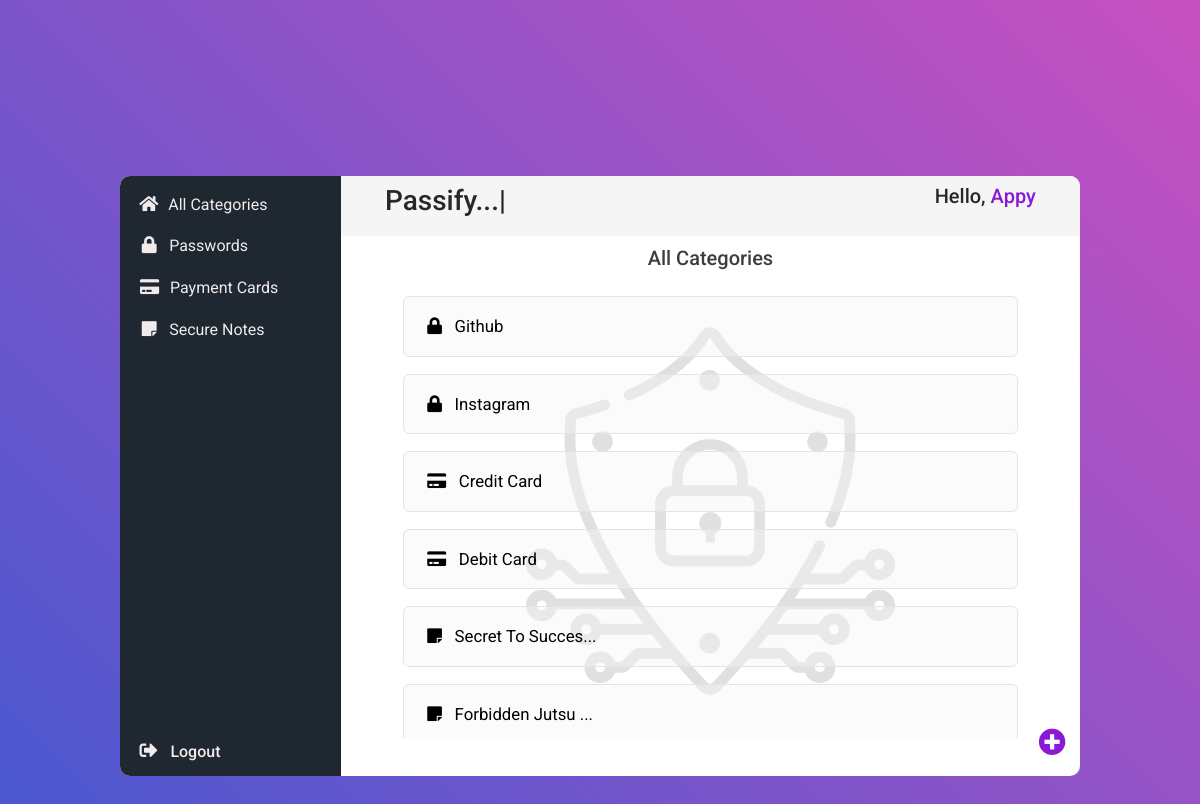
Before: / (signed in) with the older database file.
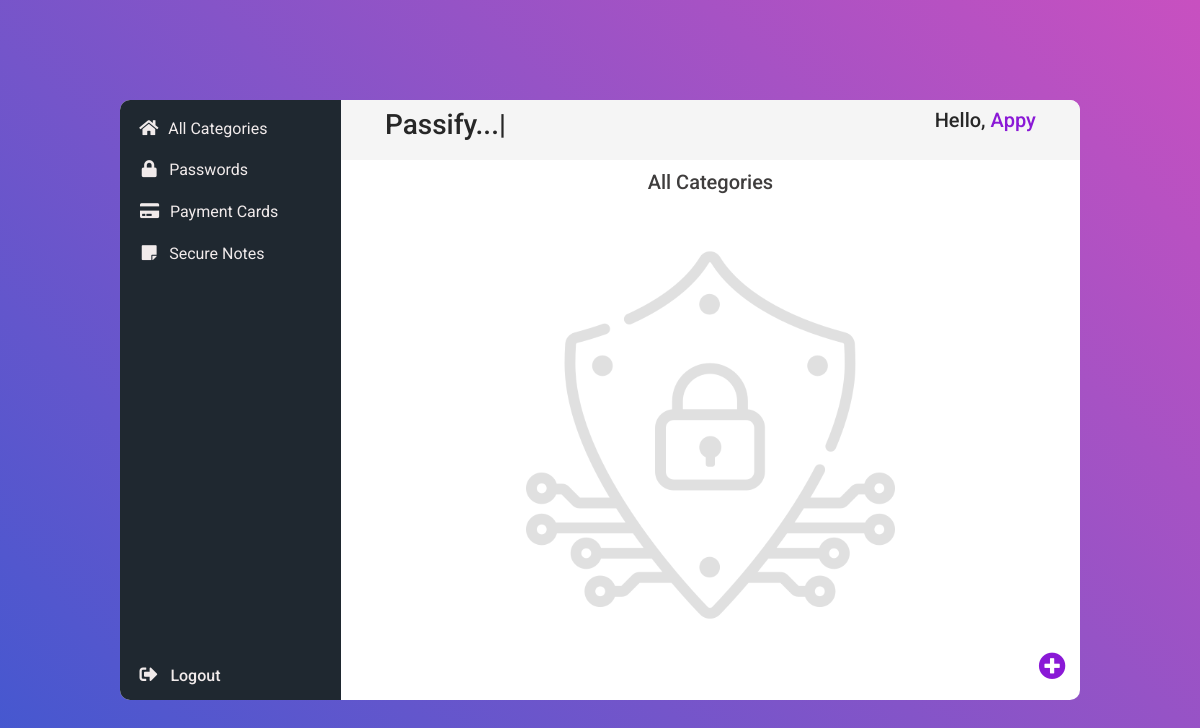
After: the same page with the newer database file.
### task/models.py (models this page shows)
class MyUser(models.Model):
    user = models.ForeignKey(User, on_delete=models.CASCADE, related_name="loginpass", default=None, null=True)
    name = models.CharField(max_length=120)
    updated = models.DateField(auto_now=True)

class LoginPass(MyUser):
    username = models.CharField(max_length=120)
    password = models.BinaryField(null=True)

class MyUser(models.Model):
    user = models.ForeignKey(User, on_delete=models.CASCADE, related_name="loginpass", default=None, null=True)
    name = models.CharField(max_length=120)
    updated = models.DateField(auto_now=True)

class CreditPass(MyUser):
    card_choices = (
        ('Rupay', 'Rupay'),
        ('Visa', 'Visa'),
        ('Mastercard', 'Mastercard'),
        ('American Express', 'American Express'),
        ('Maestro', 'Maestro'),
        ('UnionPay', 'UnionPay'),
        ('Other', 'Other')
    )
    month_choices = (
        ('01 - January','01 - January'),
        ('02 - February','02 - February'),
        ('03 - March','03 - March'),
        ('04 - April','04 - April'),
        ('05 - May','05 - May'),
        ('06 - June','06 - June'),
        ('07 - July','07 - July'),
        ('08 - August','08 - August'),
        ('09 - September','09 - September'),
        ('10 - October','10 - October'),
        ('11 - November','11 - November'),
        ('12 - December','12 - December'),
    )
    number = models.BinaryField(null=True)
    brand = models.CharField(max_length=120, null=True, choices=card_choices)
    expirationmonth = models.CharField(max_length=120, null=True, choices=month_choices)
    expirationyear = models.PositiveIntegerField(null=True,validators=myvalidators)
    pin = models.BinaryField(null=True)
    cvv = models.BinaryField(null=True)

class NotesPass(MyUser):
    notes = models.BinaryField(null=True)
    noteskey = models.BinaryField(null=True)

### task/views.py (the view)
# urls.py: path('', allobjects_view, name="home"),
@login_required(login_url='login')
def allobjects_view(request):
    myuser = request.user
    obj0 = LoginPass.objects.filter(user = myuser)
    obj1 = CreditPass.objects.filter(user = myuser)
    obj2 = NotesPass.objects.filter(user = myuser)
    for i in obj0:
        if(len(i.name)>15):
            i.name=i.name[0:14]
            i.name+="..."
    for i in obj1:
        if(len(i.name)>16):
            i.name=i.name[0:16]
            i.name+="..."
    for i in obj2:
        if(len(i.name)>16):
            i.name=i.name[0:16]
            i.name+="..."
    context={
        'loginpass': obj0,
        'creditpass': obj1,
        'notespass': obj2,
    }
    return render(request, 'index.html', context)

### templates/index.html (shortened to what this page needs)
<!DOCTYPE html>
<html lang="en">
{% load static %}
<head>
    <link href="https://cdn.jsdelivr.net/npm/bootstrap@5.1.0/dist/css/bootstrap.min.css" rel="stylesheet"
>
    <link rel="stylesheet" type="text/css" href="{% static 'login/fonts/css/all.css' %}">
    <link rel="stylesheet" type="text/css"
        href="{% static 'login/fonts/font-awesome-4.7.0/css/font-awesome.min.css' %}">
    <link rel="stylesheet" type="text/css" href="{% static 'login/vendor/animate/animate.css' %}">
    <link rel="stylesheet" type="text/css" href="{% static 'login/vendor/css-hamburgers/hamburgers.min.css' %}">
    <link rel="stylesheet" type="text/css" href="{% static 'login/vendor/select2/select2.min.css' %}">
    <link rel="stylesheet" type="text/css" href="{% static 'login/css/util.css' %}">
    <link rel="stylesheet" type="text/css" href="{% static 'mycss/base.css' %}">
    <link rel="stylesheet" type="text/css" href="{% static 'login/css/main.css' %}">
</head>
<body>
    <div class="limiter">
        <div class="container-login100">
            <div class="wrap-login100" style="padding: 0em; justify-content: space-between">
                <div class="categories">
                    <div class="categorieslist">
                        <ul>
                            <li onclick="allcategory()"> <i class="fas fa-home" style="padding: 0.35em"></i>
                                <span class="notshowlist">All
                                    Categories
                                </span>
                            </li>
                            <li onclick="passcategory()"><i class="fas fa-lock"></i>
                                <span class="notshowlist">
                                    Passwords
                                </span>
                            </li>
                            <li onclick="cardcategory()"> <i class="fas fa-credit-card" style="padding: 0.4em"></i>
                                <span class="notshowlist">Payment cards</span>
                            </li>
                            <li onclick="notescategory()"><i class="fas fa-sticky-note"></i>
                                <span class="notshowlist">secure notes</span>
                            </li>
                        </ul>
                    </div>
                    <div class="logout">
                        <a href="{% url 'logout' %}">
                            <h6><i class="fas fa-sign-out-alt" style="font-size: 18px;"></i>
                                <span class="notshowlist">logout</span>
                            </h6>
                        </a>
                    </div>
                </div>
                <div class="passes">
                    <div class='title-name-wrapper'>
                        <div class="title-name">
                            <h3>Passify...<span id="blink">|</span></h3>
                            <h5>Hello, <span style="color: #8a19d6;">{{ request.user }}</span></h5>
                        </div>
                    </div>
                    <div class="pass-cards-notes">
                        <div class="pic-wrapper">
                            <div class="pic">
                                <img src="{% static 'login/images/cyber.png' %}" alt="">
                            </div>
                        </div>
                        <h5 id="changedcategory" style="color: rgb(63, 61, 61); margin: 0.5em">All Categories</h5>
                        <div class="passlistwrapper">
                            <div id="passshow">
                                {% for i in loginpass %}
                                <a href="{% url 'updatelogin' i.id %}">
                                    <div class="passlist">
                                        <i class="fas fa-lock"></i> <div>{{ i.name }}</div>
                                    </div>
                                </a>
                                {% endfor %}
                            </div>
                            <div id="creditshow">
                                {% for i in creditpass %}
                                <a href="{% url 'updatecredit' i.id %}">
                                    <div class="passlist">
                                        <i class="fas fa-credit-card"></i>
                                        <div>{{ i.name }}</div>
                                    </div>
                                </a>
                                {% endfor %}
                            </div>
                            <div id="notesshow">
                                {% for i in notespass %}
                                <a href="{% url 'updatenotes' i.id %}">
                                    <div class="passlist" id="notesshow">
                                        <i class="fas fa-sticky-note"></i> <div>{{ i.name }}</div>
                                    </div>
                                </a>
                                {% endfor %}
                            </div>
                        </div>
                        <div class="createnew">
                            <ul>
                                <li onclick="showcreatenew()" style="cursor: pointer;"><i id="plus"
                                        class="fas fa-plus-circle" style=" color:#8a19d6"></i></li>
                            </ul>
                        </div>
                    </div>
                </div>
            </div>
        </div>
    </div>
</body>
</html>

### static/mycss/base.css (style rules this page uses)
body, html { margin: 0; width: 100%; height: 100%; }
.categories { height: 100%; width: 23%; background-color: #1f2830; color: rgb(241, 235, 235); text-transform: capitalize; display: flex; flex-direction: column; justify-content: space-between; position: relative; }
.categorieslist { margin-top: 0.5em; }
.categories i { padding: 0.5em; font-size: 17px; margin-left: 0.5em; }
.categorieslist ul { display: flex; flex-direction: column; justify-content: space-around; height: 100%; padding: 0em; text-transform: capitalize; }
.categorieslist li { padding: 0.3em; transition-property: all; transition-duration: 0.5s; cursor: pointer; }
.logout { margin-bottom: 0.5em; }
.logout a { margin-left: 0.1em; display: inline-block; color: rgb(241, 235, 235); text-decoration: none; }
.passes { height: 100%; width: 77%; position: relative; overflow: hidden; }
.pass-cards-notes { height: 90%; }
.pic-wrapper { display: flex; align-items: center; justify-content: center; position: absolute; width: 100%; height: 530px; min-height: 530px; }
.pic { width: 50%; margin: 0 auto; }
.pic img { width: 100%; opacity: 12%; }
.passlistwrapper { padding: 1em; height: 85%; overflow-y: scroll; position: relative; scrollbar-width: thin; }
.createnew { position: absolute; bottom: 0; right: 0; margin-right: 0.6em; color: gray; padding: 0.3em; margin-bottom: 0.5em; }
.createnew ul { padding: 0; margin: 0; display: flex; flex-direction: column; align-items: center; }
.createnew i { font-size: 1.7rem; margin: 0.3em 0; }
.title-name-wrapper { height: 10%; background-color: whitesmoke; text-transform: capitalize; padding: 0.5em; }
.title-name { display: flex; justify-content: space-between; margin: 0 auto; width: 90%; color: rgb(39, 39, 39); }
h5 { text-align: center; }
#blink { animation-name: myblink; animation-duration: 0.55s; animation-timing-function: ease-in-out; animation-iteration-count: infinite; animation-direction: alternate; }

### static/login/css/main.css (style rules this page uses)
* { margin: 0px; padding: 0px; box-sizing: border-box; }
body, html { height: 100%; font-family: 'Poppins', sans-serif; }
a { font-size: 14px; line-height: 1.7; color: #666666; margin: 0px; transition: all 0.4s; -webkit-transition: all 0.4s; -o-transition: all 0.4s; -moz-transition: all 0.4s; }
h1,h2,h3,h4,h5,h6 { margin: 0px; }
ul, li { margin: 0px; list-style-type: none; }
.limiter { width: 100%; margin: 0 auto; }
.container-login100 { width: 100%; min-height: 100vh; display: -webkit-box; display: -webkit-flex; display: -moz-box; display: -ms-flexbox; display: flex; flex-wrap: wrap; justify-content: center; align-items: center; padding: 15px; background: #9053c7; background: -webkit-linear-gradient(-135deg, #c850c0, #4158d0); background: -o-linear-gradient(-135deg, #c850c0, #4158d0); background: -moz-linear-gradient(-135deg, #c850c0, #4158d0); background: linear-gradient(-135deg, #c850c0, #4158d0); }
.wrap-login100 { width: 960px; background: #fff; border-radius: 10px; overflow: hidden; display: -webkit-box; display: -webkit-flex; display: -moz-box; display: -ms-flexbox; display: flex; flex-wrap: wrap; justify-content: space-around; align-items: center; height: 600px; padding: 1em; }

### templates/index.html (style rules this page uses)
body { font-family: 'Roboto', sans-serif; }

Changed rows visible on the page:
removed LoginPass: name "Github"
removed LoginPass: name "Instagram"
removed CreditPass: name "Credit Card"
removed CreditPass: name "Debit Card"
removed NotesPass: name "Secret To Succes..."
removed NotesPass: name "Forbidden Jutsu ..."
